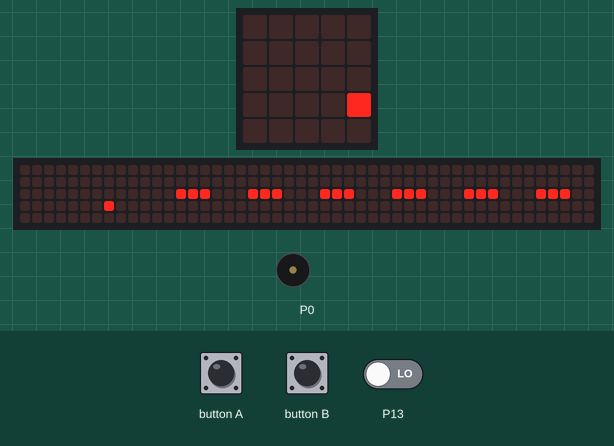
A program run on a simulated BBC micro:bit (MakeCode). On the bench: the board's 5×5 LED display, a strip that is not on the board, showing the scrolling text unrolled, buzzer (waves = sounding). Inputs (shaded band) come from the test bench; at power-on: P13 LOW. The 48×5 strip is a reading aid, not a part: it shows the text the display is scrolling, unrolled, one strip-width of it at a time.

Above: at 1.67 s.
1.7 s: button A pressed for 0.15 s
At 2.12 s:
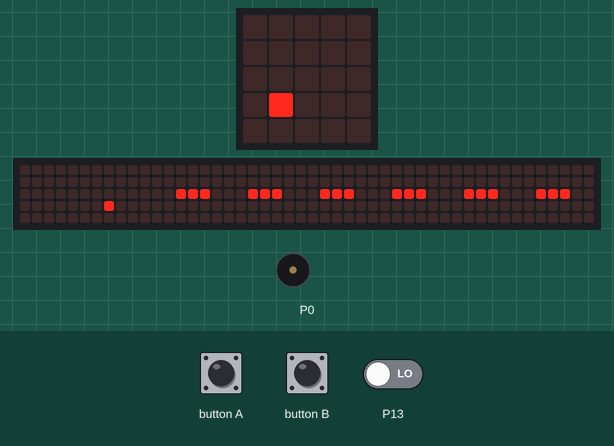
2.4 s: button B pressed for 0.15 s
At 42.0 s:
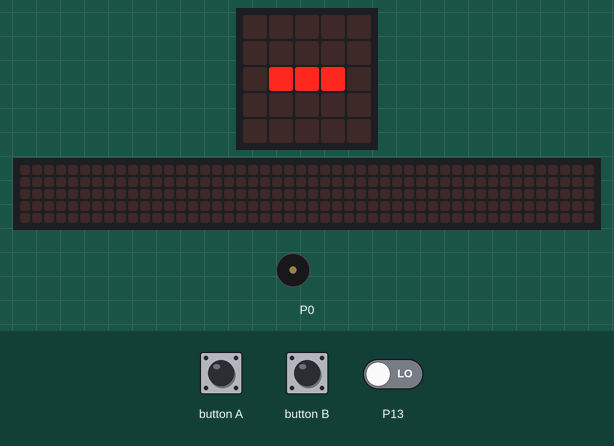
At 42.4 s:
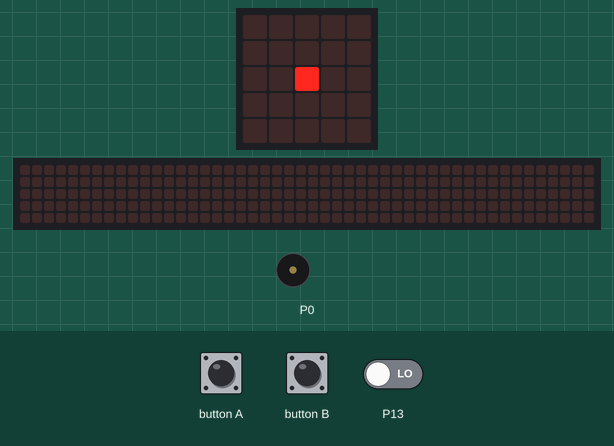
Timing chart, 0 to 43.7 s (numbered marks = the images above; inputs shaded):
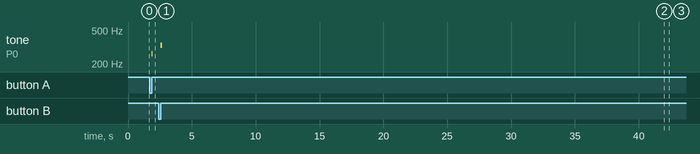

Measured:
- after the input at 1.7 s, tone on P0: silent → 262 Hz after 0.15 s, → silent 0.06 s later
- after the input at 2.4 s, tone on P0: silent → 330 Hz after 0.15 s, → silent 0.13 s later
- what the display in image 2 shows lasts 0.4 s, from 41.8 s to 42.2 s

The program:

main.ts
```typescript
input.onButtonPressed(Button.A, function () {
    music.playTone(262, music.beat(BeatFraction.Eighth))
    basic.showLeds(`
        . . . . .
        . . . . .
        . # # # .
        . . . . .
        . . . . .
        `)
})
input.onButtonPressed(Button.B, function () {
    music.playTone(330, music.beat(BeatFraction.Quarter))
    basic.showLeds(`
        . . . . .
        . . . . .
        . . # . .
        . . . . .
        . . . . .
        `)
})
basic.showLeds(`
    . . . . .
    . . . . #
    . . . # .
    # . # . .
    . # . . .
    `)
basic.forever(function () {
    if (pins.digitalReadPin(DigitalPin.P13) == 0) {
        basic.showString(" .-------.-.--...---. = \"BONNE-NUIT\" en morse")
    }
})
```

test.ts
```typescript
// les tests vont ici ; cela ne sera pas compilé si ce paquet est utilisé en tant qu'extension.
```
